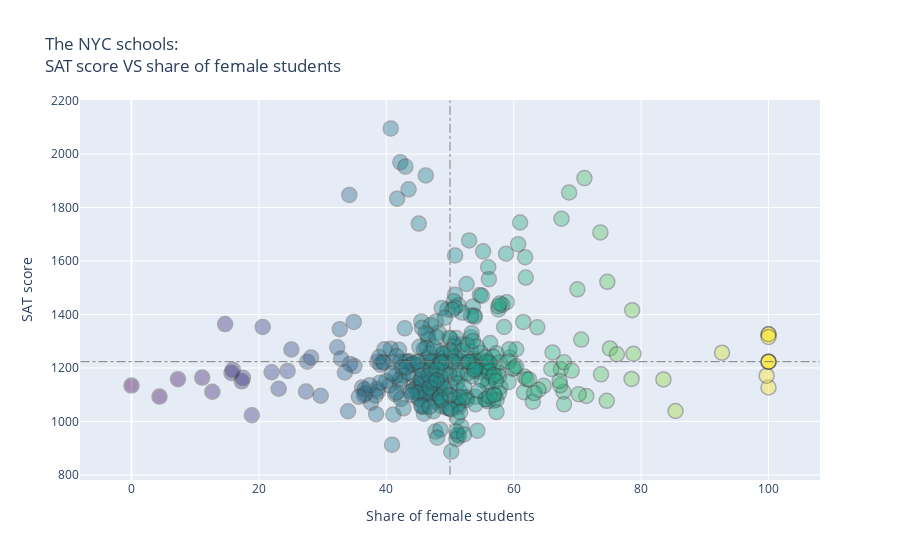

Notebook code cell kept with this figure:
### Markdown cell above
The graph above indicates that __correlation of SAT score and students by gender is weak__. That leads us to the conclusion that gender does not determine success on the SAT.  

However, it may be worth looking at schools with high share of female or male students. To achieve that, I will build a scatter plot to see if there are any NYC high schools with gender imbalances.

### Code cell
#build scatter plot to map SAT score and share of female students per each school 

fig = go.Figure(data=go.Scatter(x=combined['female_per'], y=combined['sat_score'],
                   marker=dict(
                       size=15,
                       color = combined['female_per'],
                       colorscale='Viridis',
                       opacity=0.4),
                   mode='markers',marker_line_width=1.5,text=combined['SCHOOL NAME']))

fig.add_shape(
        # add horizonal line
        dict(
            type="line",
            x0=-8,
            y0=combined['sat_score'].mean(),
            x1=108,
            y1=combined['sat_score'].mean(),
            line=dict(
                color="grey",
                width=1,
                dash="dashdot"
            )
))

fig.add_shape(
        # add vertical line
        dict(
            type="line",
            x0=50,
            y0=800,
            x1=50,
            y1=2200,
            line=dict(
                color="grey",
                width=1,
                dash="dashdot"
            )
))

fig.update_layout(
    title="The NYC schools: <br>SAT score VS share of female students",
    xaxis_title="Share of female students",
    yaxis_title="SAT score",
)
fig.show()

### Figure 1 — Plotly figure (JSON) as saved in the notebook; plotly's stock layout.template omitted (floating-point values rounded to 4 significant figures; data arrays with more than 128 entries replaced by an {"elided": "..."} marker saying what was removed)
{"data": [{"marker": {"color": {"elided": "363 float values"}, "colorscale": [[0, "#440154"], [0.1111, "#482878"], [0.2222, "#3e4989"], [0.3333, "#31688e"], [0.4444, "#26828e"], [0.5556, "#1f9e89"], [0.6667, "#35b779"], [0.7778, "#6ece58"], [0.8889, "#b5de2b"], [1, "#fde725"]], "line": {"width": 1.5}, "opacity": 0.4, "size": 15}, "mode": "markers", "text": {"elided": "363 str values"}, "type": "scatter", "x": {"elided": "363 float values"}, "y": {"elided": "363 float values"}}], "layout": {"shapes": [{"line": {"color": "grey", "dash": "dashdot", "width": 1}, "type": "line", "x0": -8, "x1": 108, "y0": 1223.0, "y1": 1223.0}, {"line": {"color": "grey", "dash": "dashdot", "width": 1}, "type": "line", "x0": 50, "x1": 50, "y0": 800, "y1": 2200}], "title": {"text": "The NYC schools: <br>SAT score VS share of female students"}, "xaxis": {"title": {"text": "Share of female students"}}, "yaxis": {"title": {"text": "SAT score"}}}}
